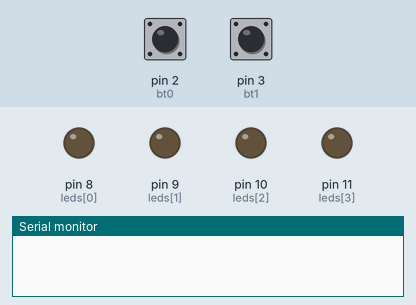
Simulated run of this sketch. Board: Arduino Uno, built with avr-gcc and run on an emulated ATmega328P. Parts: output pins drawn as LEDs (lit = HIGH), the last lines printed to the serial monitor. Dashed ring = blinking. The test bench sets the inputs (shaded band); at power-on: pin 2 (bt0) HIGH, pin 3 (bt1) HIGH.

Above: at 1.2 s.
1.3 s: pin 2 (bt0) pulled LOW for 1 s
At 2.2 s:
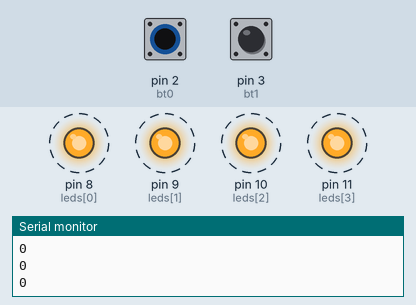
4.7 s: pin 3 (bt1) pulled LOW for 3.2 s
At 5.6 s:
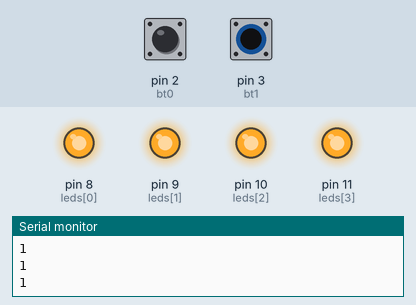
9.4 s: pin 2 (bt0) pulled LOW for 3.2 s
14.1 s: pin 3 (bt1) pulled LOW for 1 s
At 14.79 s:
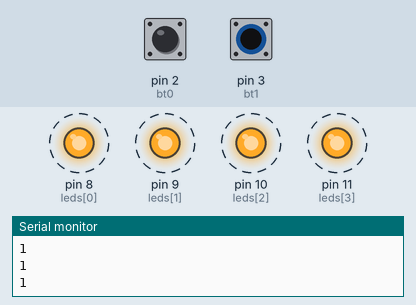
Timing chart, 0 to 18.0 s (numbered marks = the images above; inputs shaded):
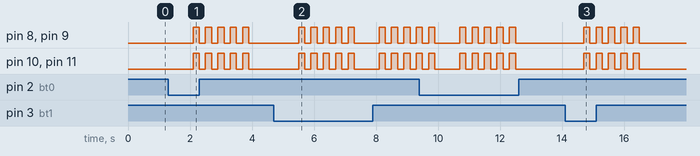

Measured:
- after the input at 1.3 s, pin 8 (leds[0]), pin 9 (leds[1]), pin 10 (leds[2]), pin 11 (leds[3]): alternates HIGH for 0.20 s and LOW for 0.20 s, 10 changes in all, then stays LOW, starting after 0.80 s
- after the input at 4.7 s, pin 8 (leds[0]), pin 9 (leds[1]), pin 10 (leds[2]), pin 11 (leds[3]): goes 4 × (HIGH 0.20 s, LOW 0.20 s), HIGH 0.20 s, LOW 0.80 s, 3 × (HIGH 0.20 s, LOW 0.20 s), then HIGH, starting after 0.80 s
- after the input at 14.1 s, pin 8 (leds[0]), pin 9 (leds[1]), pin 10 (leds[2]), pin 11 (leds[3]): alternates HIGH for 0.20 s and LOW for 0.20 s, 10 changes in all, then stays LOW, starting after 0.60 s

The sketch:

Lista10.ino
```cpp
const int bt0 = 2;  // botão que vale 0
const int bt1 = 3;  // botão que vale 1

const int leds[] = {8, 9, 10, 11};

int senha[4] = {1, 0, 1, 0};
int entrada[4];

int indice = 0;

unsigned long tempo = 0;
bool verificando = false;
bool erro = false;
bool sucesso = false;
int piscadas = 0;

void setup() {
  pinMode(bt0, INPUT_PULLUP);
  pinMode(bt1, INPUT_PULLUP);

  for (int i = 0; i < 4; i++) {
    pinMode(leds[i], OUTPUT);
  }

  Serial.begin(9600);
}

void loop() {
  unsigned long agora = millis();

  // --- leitura dos botões ---
  if (!verificando) {
    if (digitalRead(bt0) == LOW) {
      entrada[indice++] = 0;
      Serial.println("0");
      delay(200); // evita múltiplos cliques
    }

    if (digitalRead(bt1) == LOW) {
      entrada[indice++] = 1;
      Serial.println("1");
      delay(200);
    }

    // quando completar 4 bits
    if (indice == 4) {
      verificando = true;
      tempo = agora;

      sucesso = true;
      for (int i = 0; i < 4; i++) {
        if (entrada[i] != senha[i]) {
          sucesso = false;
        }
      }

      erro = !sucesso;
      piscadas = 0;
    }
  }

  // --- senha correta ---
  if (sucesso) {
    for (int i = 0; i < 4; i++) {
      digitalWrite(leds[i], HIGH);
    }

    if (agora - tempo >= 2000) {
      resetar();
    }
  }

  // --- senha errada (piscar rápido) ---
  if (erro) {
    if (agora - tempo >= 200) {
      tempo = agora;

      for (int i = 0; i < 4; i++) {
        digitalWrite(leds[i], !digitalRead(leds[i]));
      }

      piscadas++;

      if (piscadas >= 10) {
        resetar();
      }
    }
  }
}

// --- função para reiniciar ---
void resetar() {
  for (int i = 0; i < 4; i++) {
    digitalWrite(leds[i], LOW);
    entrada[i] = 0;
  }

  indice = 0;
  verificando = false;
  erro = false;
  sucesso = false;
}
```
